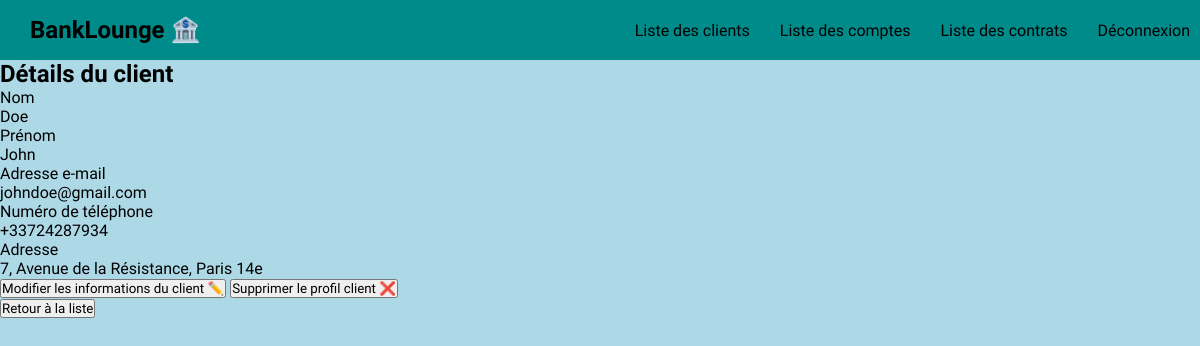
Screenshot of /?action=user-view&id=1 (signed in) with the database file from the repository.
### tables this page shows
CREATE TABLE `users` (
  `user_id` int(11) NOT NULL AUTO_INCREMENT,
  `user_firstName` varchar(50) NOT NULL,
  `user_lastName` varchar(50) NOT NULL,
  `user_email` varchar(100) NOT NULL,
  `user_phoneNumber` varchar(20) NOT NULL,
  `user_address` varchar(200) DEFAULT NULL,
  PRIMARY KEY (`user_id`),
  UNIQUE KEY `user_email` (`user_email`)
);

### controllers/UserController.php (called while the page is built, shortened)
<?php
require_once __DIR__ . '/../models/repositories/UserRepository.php';
require_once __DIR__ . '/../models/User.php';
class UserController {
    private UserRepository $userRepo;
    public function __construct() {
        $this->userRepo = new UserRepository();
    }
    public function view(int $id) {
        $user = $this->userRepo->getUser($id);
        require_once __DIR__ . '/../views/user/view.php';
    }
}

### models/repositories/UserRepository.php (called while the page is built, shortened)
<?php
require_once __DIR__ . '/../User.php';
require_once __DIR__ . '/../../lib/database.php';
class UserRepository {
    public DatabaseConnection $connection;
    public function __construct() {
        $this->connection = new DatabaseConnection();
    }
    public function getUser(int $id): ?User {
        $statement = $this->connection->getConnection()->prepare("SELECT * FROM users WHERE user_id=:id");
        $statement->execute(['id' => $id]);
        $result = $statement->fetch();
        $user = new User($result['user_firstName'], $result['user_lastName'], $result['user_email'], $result['user_phoneNumber'], $result['user_address']);
        $user->setId($result['user_id']);
        return $user;
    }
}

### lib/database.php (called while the page is built)
<?php
class DatabaseConnection {
    public ?\PDO $db = null;
    public function getConnection(): PDO {
        if ($this->db == null) {
            $host = 'localhost';
            $dbname = 'mvc-banks';
            $username = 'root';
            $password = '';
            $charset = 'utf8mb4';
            $dsn = "mysql:host=$host;dbname=$dbname;charset=$charset";
            $options = [
                PDO::ATTR_ERRMODE => PDO::ERRMODE_EXCEPTION,
                PDO::ATTR_DEFAULT_FETCH_MODE => PDO::FETCH_ASSOC
            ];
            try {
                $this->db = new PDO($dsn, $username, $password, $options);
            } catch (PDOException $e) {
                die('Erreur de connexion à la base de données : ' . $e->getMessage());
            }
        }
        return $this->db;
    }
}

### models/User.php (called while the page is built, shortened)
<?php
require_once __DIR__ . '/../lib/database.php';
class User {
    private ?int $id;
    private string $firstName;
    private string $lastName;
    private string $email;
    private string $phoneNumber;
    private string $address;
    public function __construct(string $fName, string $lName, string $email, string $phoneN, ?string $address) {
        $this->id = null;
    }
    public function getId(): int {
        return $this->id;
    }
    public function getFirstName(): string {
        return $this->firstName;
    }
    public function getLastName(): string {
        return $this->lastName;
    }
    public function getEmail(): string {
        return $this->email;
    }
    public function getPhoneNumber(): string {
        return $this->phoneNumber;
    }
    public function getAddress(): ?string {
        return $this->address;
    }
    public function setId(int $id): void {
        $this->id = $id;
    }
    public function setFirstName(string $fName): void {
        $this->firstName = htmlspecialchars($fName);
    }
    public function setLastName(string $lName): void {
        $this->lastName = htmlspecialchars($lName);
    }
    public function setEmail(string $email): void {
        $this->email = htmlspecialchars($email);
    }
    public function setPhoneNumber(string $phoneN): void {
        $this->phoneNumber = htmlspecialchars($phoneN);
    }
    public function setAddress(?string $address): void {
        $this->address = htmlspecialchars($address);
    }
}

### views/user/view.php (the view, shortened to what this page needs)
<?php require_once __DIR__ . '/../templates/header.php'; ?>
            <section>
                <h1>Détails du client</h1>
                <div class="view-container">
                    <div class="view-options">
                        <div class="view-option key">Nom</div>
                        <div class="view-option value"><?= $user->getFirstName() ?></div>
                    </div>
                    <div class="view-options">
                        <div class="view-option key">Prénom</div>
                        <div class="view-option value"><?= $user->getLastName() ?></div>
                    </div>
                    <div class="view-options">
                        <div class="view-option key">Adresse e-mail</div>
                        <div class="view-option value"><?= $user->getEmail() ?></div>
                    </div>
                    <div class="view-options">
                        <div class="view-option key">Numéro de téléphone</div>
                        <div class="view-option value"><?= $user->getPhoneNumber() ?></div>
                    </div>
                    <div class="view-options">
                        <div class="view-option key">Adresse</div>
                        <div class="view-option value"><?= $user->getAddress() ?? "-" ?></div>
                    </div>
                    <div class="view-buttons">
                        <button id="edit"><a href="?action=user-edit&id=<?= $user->getId() ?>">Modifier les informations du client ✏️</a></button>
                        <button id="delete"><a onclick="return confirm('Voulez-vous supprimer ce client?');" href="?action=user-delete&id=<?= $user->getId() ?>">Supprimer le profil client ❌</a></button>
                    </div>
                </div>
                <button class="return"><a href="?action=user-list" >Retour à la liste</a></button>
            </section>

### styles/style.css (style rules this page uses)
* { margin: 0; padding: 0; font-family: "Cabin"; box-sizing: border-box; }
a { color: black; text-decoration: none; }
section { height: 100vh; background-color: lightblue; }

### rows the page displays
users: user_firstName "Doe", user_lastName "John", user_email "johndoe@gmail.com", user_phoneNumber "+33724287934", user_address "7, Avenue de la Résistance, Paris 14e"
